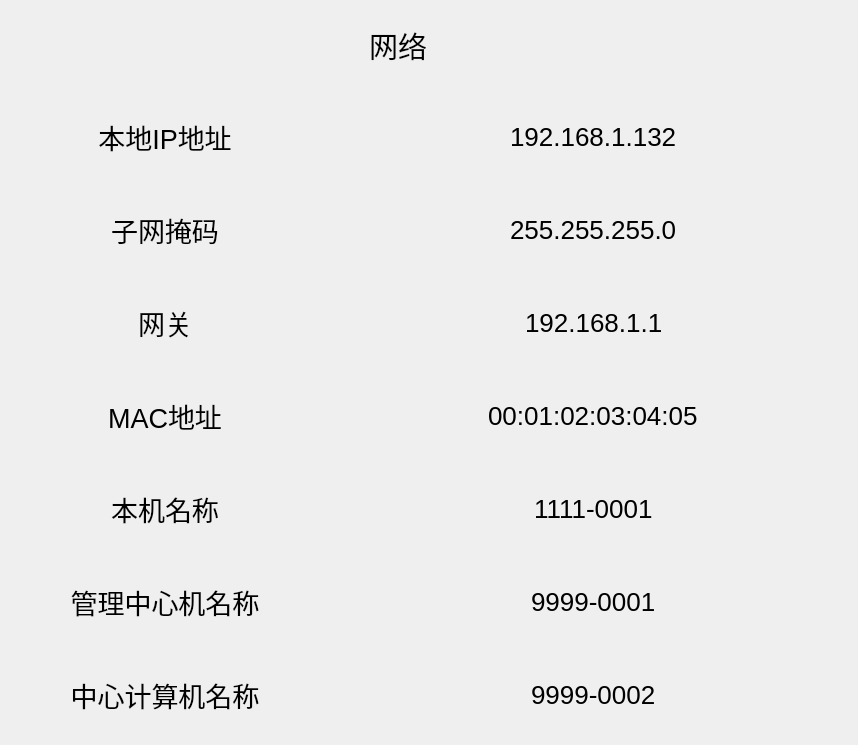
<?xml version="1.0" encoding="UTF-8"?>
<ui version="4.0">
 <class>AddressSetDialog</class>
 <widget class="QDialog" name="AddressSetDialog">
  <property name="geometry">
   <rect>
    <x>0</x>
    <y>0</y>
    <width>858</width>
    <height>745</height>
   </rect>
  </property>
  <property name="windowTitle">
   <string>Dialog</string>
  </property>
  <property name="styleSheet">
   <string notr="true"/>
  </property>
  <widget class="QFrame" name="frameAddressSetting">
   <property name="geometry">
    <rect>
     <x>0</x>
     <y>0</y>
     <width>858</width>
     <height>745</height>
    </rect>
   </property>
   <property name="styleSheet">
    <string notr="true"/>
   </property>
   <property name="frameShape">
    <enum>QFrame::NoFrame</enum>
   </property>
   <property name="frameShadow">
    <enum>QFrame::Raised</enum>
   </property>
  </widget>
  <widget class="QLabel" name="label_title">
   <property name="geometry">
    <rect>
     <x>160</x>
     <y>10</y>
     <width>510</width>
     <height>70</height>
    </rect>
   </property>
   <property name="font">
    <font>
     <pointsize>22</pointsize>
    </font>
   </property>
   <property name="styleSheet">
    <string notr="true"/>
   </property>
   <property name="text">
    <string>                          网络</string>
   </property>
  </widget>
  <widget class="QLabel" name="label_address_1">
   <property name="geometry">
    <rect>
     <x>0</x>
     <y>90</y>
     <width>330</width>
     <height>93</height>
    </rect>
   </property>
   <property name="font">
    <font>
     <pointsize>-1</pointsize>
     <weight>50</weight>
     <italic>false</italic>
     <bold>false</bold>
    </font>
   </property>
   <property name="layoutDirection">
    <enum>Qt::LeftToRight</enum>
   </property>
   <property name="styleSheet">
    <string notr="true">font:27px</string>
   </property>
   <property name="text">
    <string>本地IP地址</string>
   </property>
   <property name="alignment">
    <set>Qt::AlignCenter</set>
   </property>
  </widget>
  <widget class="QLabel" name="label_address_2">
   <property name="geometry">
    <rect>
     <x>0</x>
     <y>183</y>
     <width>330</width>
     <height>93</height>
    </rect>
   </property>
   <property name="font">
    <font>
     <pointsize>-1</pointsize>
     <weight>50</weight>
     <italic>false</italic>
     <bold>false</bold>
    </font>
   </property>
   <property name="styleSheet">
    <string notr="true">font:27px</string>
   </property>
   <property name="text">
    <string>子网掩码</string>
   </property>
   <property name="alignment">
    <set>Qt::AlignCenter</set>
   </property>
  </widget>
  <widget class="QLabel" name="label_address_3">
   <property name="geometry">
    <rect>
     <x>0</x>
     <y>276</y>
     <width>330</width>
     <height>93</height>
    </rect>
   </property>
   <property name="font">
    <font>
     <pointsize>-1</pointsize>
     <weight>50</weight>
     <italic>false</italic>
     <bold>false</bold>
    </font>
   </property>
   <property name="styleSheet">
    <string notr="true">font:27px</string>
   </property>
   <property name="text">
    <string>网关</string>
   </property>
   <property name="alignment">
    <set>Qt::AlignCenter</set>
   </property>
  </widget>
  <widget class="QLabel" name="label_address_4">
   <property name="geometry">
    <rect>
     <x>0</x>
     <y>369</y>
     <width>330</width>
     <height>93</height>
    </rect>
   </property>
   <property name="font">
    <font>
     <pointsize>-1</pointsize>
     <weight>50</weight>
     <italic>false</italic>
     <bold>false</bold>
    </font>
   </property>
   <property name="layoutDirection">
    <enum>Qt::LeftToRight</enum>
   </property>
   <property name="styleSheet">
    <string notr="true">font:27px</string>
   </property>
   <property name="text">
    <string>MAC地址</string>
   </property>
   <property name="alignment">
    <set>Qt::AlignCenter</set>
   </property>
  </widget>
  <widget class="QLabel" name="label_address_5">
   <property name="geometry">
    <rect>
     <x>0</x>
     <y>462</y>
     <width>330</width>
     <height>93</height>
    </rect>
   </property>
   <property name="font">
    <font>
     <pointsize>-1</pointsize>
     <weight>50</weight>
     <italic>false</italic>
     <bold>false</bold>
    </font>
   </property>
   <property name="styleSheet">
    <string notr="true">font:27px</string>
   </property>
   <property name="text">
    <string>本机名称</string>
   </property>
   <property name="alignment">
    <set>Qt::AlignCenter</set>
   </property>
  </widget>
  <widget class="QLabel" name="label_address_6">
   <property name="geometry">
    <rect>
     <x>0</x>
     <y>555</y>
     <width>330</width>
     <height>93</height>
    </rect>
   </property>
   <property name="font">
    <font>
     <pointsize>-1</pointsize>
     <weight>50</weight>
     <italic>false</italic>
     <bold>false</bold>
    </font>
   </property>
   <property name="styleSheet">
    <string notr="true">font:27px</string>
   </property>
   <property name="text">
    <string>管理中心机名称</string>
   </property>
   <property name="alignment">
    <set>Qt::AlignCenter</set>
   </property>
  </widget>
  <widget class="MyLineEdit" name="lineEditNativeIP">
   <property name="geometry">
    <rect>
     <x>330</x>
     <y>90</y>
     <width>528</width>
     <height>93</height>
    </rect>
   </property>
   <property name="focusPolicy">
    <enum>Qt::ClickFocus</enum>
   </property>
   <property name="styleSheet">
    <string notr="true">border: 0px;
background-color: transparent;
font:26px</string>
   </property>
   <property name="text">
    <string>192.168.1.132</string>
   </property>
   <property name="maxLength">
    <number>49</number>
   </property>
   <property name="alignment">
    <set>Qt::AlignCenter</set>
   </property>
  </widget>
  <widget class="MyLineEdit" name="lineEditNetmask">
   <property name="geometry">
    <rect>
     <x>330</x>
     <y>183</y>
     <width>528</width>
     <height>93</height>
    </rect>
   </property>
   <property name="focusPolicy">
    <enum>Qt::ClickFocus</enum>
   </property>
   <property name="styleSheet">
    <string notr="true">border: 0px;
background-color: transparent;
font:26px</string>
   </property>
   <property name="text">
    <string>255.255.255.0</string>
   </property>
   <property name="maxLength">
    <number>49</number>
   </property>
   <property name="alignment">
    <set>Qt::AlignCenter</set>
   </property>
  </widget>
  <widget class="MyLineEdit" name="lineEditGateway">
   <property name="geometry">
    <rect>
     <x>330</x>
     <y>276</y>
     <width>528</width>
     <height>93</height>
    </rect>
   </property>
   <property name="focusPolicy">
    <enum>Qt::ClickFocus</enum>
   </property>
   <property name="styleSheet">
    <string notr="true">border: 0px;
background-color: transparent;
font:26px</string>
   </property>
   <property name="text">
    <string>192.168.1.1</string>
   </property>
   <property name="maxLength">
    <number>49</number>
   </property>
   <property name="alignment">
    <set>Qt::AlignCenter</set>
   </property>
  </widget>
  <widget class="QLineEdit" name="lineEditMacAddr">
   <property name="geometry">
    <rect>
     <x>330</x>
     <y>369</y>
     <width>528</width>
     <height>93</height>
    </rect>
   </property>
   <property name="focusPolicy">
    <enum>Qt::ClickFocus</enum>
   </property>
   <property name="styleSheet">
    <string notr="true">border: 0px;
background-color: transparent;
font:26px</string>
   </property>
   <property name="text">
    <string>00:01:02:03:04:05</string>
   </property>
   <property name="maxLength">
    <number>49</number>
   </property>
   <property name="alignment">
    <set>Qt::AlignCenter</set>
   </property>
   <property name="readOnly">
    <bool>true</bool>
   </property>
  </widget>
  <widget class="MyLineEdit" name="lineEditNativeName">
   <property name="geometry">
    <rect>
     <x>330</x>
     <y>462</y>
     <width>528</width>
     <height>93</height>
    </rect>
   </property>
   <property name="focusPolicy">
    <enum>Qt::ClickFocus</enum>
   </property>
   <property name="styleSheet">
    <string notr="true">border: 0px;
background-color: transparent;
font:26px</string>
   </property>
   <property name="text">
    <string>1111-0001</string>
   </property>
   <property name="maxLength">
    <number>32</number>
   </property>
   <property name="alignment">
    <set>Qt::AlignCenter</set>
   </property>
  </widget>
  <widget class="MyLineEdit" name="lineEditManageCenter1Name">
   <property name="geometry">
    <rect>
     <x>330</x>
     <y>555</y>
     <width>528</width>
     <height>93</height>
    </rect>
   </property>
   <property name="focusPolicy">
    <enum>Qt::ClickFocus</enum>
   </property>
   <property name="styleSheet">
    <string notr="true">border: 0px;
background-color: transparent;
font:26px</string>
   </property>
   <property name="text">
    <string>9999-0001</string>
   </property>
   <property name="maxLength">
    <number>32</number>
   </property>
   <property name="alignment">
    <set>Qt::AlignCenter</set>
   </property>
  </widget>
  <widget class="MyLineEdit" name="lineEditManageCenter2Name">
   <property name="geometry">
    <rect>
     <x>330</x>
     <y>648</y>
     <width>528</width>
     <height>93</height>
    </rect>
   </property>
   <property name="focusPolicy">
    <enum>Qt::ClickFocus</enum>
   </property>
   <property name="styleSheet">
    <string notr="true">border: 0px;
background-color: transparent;
font:26px</string>
   </property>
   <property name="text">
    <string>9999-0002</string>
   </property>
   <property name="maxLength">
    <number>32</number>
   </property>
   <property name="alignment">
    <set>Qt::AlignCenter</set>
   </property>
  </widget>
  <widget class="QLabel" name="label_address_7">
   <property name="geometry">
    <rect>
     <x>0</x>
     <y>648</y>
     <width>330</width>
     <height>93</height>
    </rect>
   </property>
   <property name="font">
    <font>
     <pointsize>-1</pointsize>
     <weight>50</weight>
     <italic>false</italic>
     <bold>false</bold>
    </font>
   </property>
   <property name="styleSheet">
    <string notr="true">font:27px</string>
   </property>
   <property name="text">
    <string>中心计算机名称</string>
   </property>
   <property name="alignment">
    <set>Qt::AlignCenter</set>
   </property>
  </widget>
 </widget>
 <customwidgets>
  <customwidget>
   <class>MyLineEdit</class>
   <extends>QLineEdit</extends>
   <header>mylineedit.h</header>
  </customwidget>
 </customwidgets>
 <resources/>
 <connections/>
</ui>
